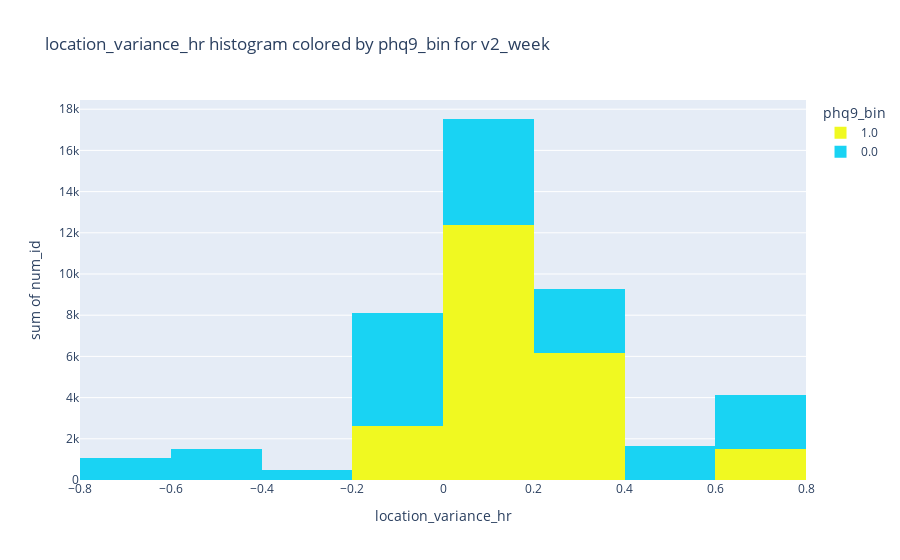
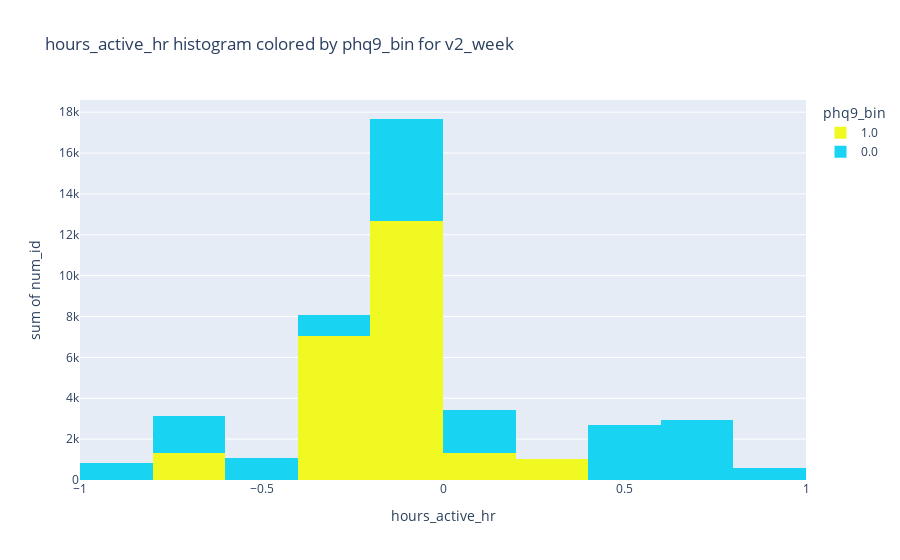
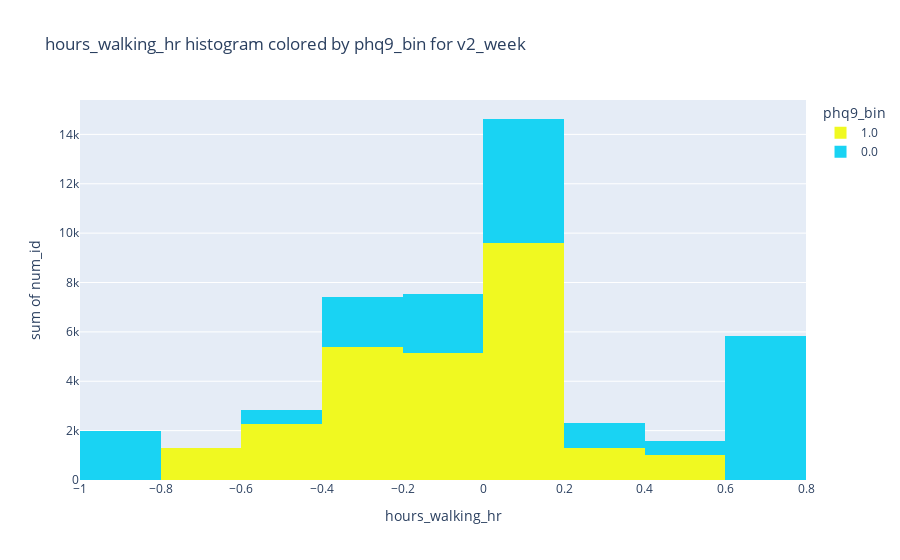
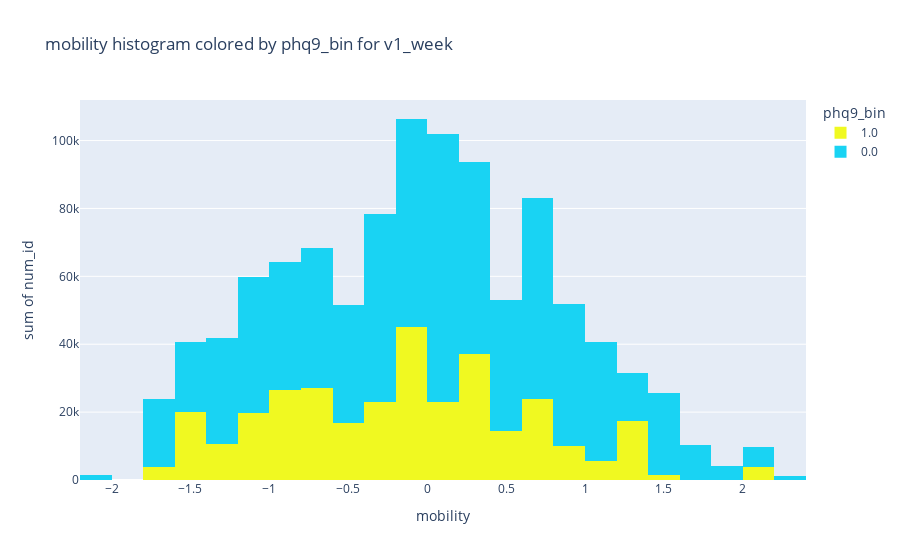

The code cell stored with these charts, in order, in its notebook:
### Code cell
import plotly.express as px
mobility_cols = ['location_variance_hr','hours_active_hr','hours_walking_hr','mobility','mobility_radius']
target = 'phq9_bin'
for var in mobility_cols:
    for name in ['v1_week','v2_week']:
        df = pd.read_csv(os.path.join(brighten_dir, f'{name}_res.csv'))
        if var in df.columns and target in df.columns:
            df[var] = [float(i) for i in df[var].to_list()]
            df = df.copy()
            mob_df = drop_col_outliers_iqr(df, var)
            if not mob_df.empty and target in mob_df.columns:
                fig = px.histogram(mob_df, x=var, y='num_id', color=target, 
                                        color_discrete_map={
                                            1: px.colors.sequential.Plasma_r[0],
                                            2: px.colors.sequential.Plasma_r[2],
                                            3: px.colors.sequential.Plasma_r[4],
                                            4: px.colors.sequential.Plasma_r[6],
                                            5: px.colors.sequential.Plasma_r[8],
                                        },
                                        category_orders={"phq2_sum_cat": [1, 2, 3, 4, 5]},
                                        title=f'{var} histogram colored by {target} for {name}')
                fig.show()

### Figure 1 — Plotly figure (JSON) as saved in the notebook; plotly's stock layout.template omitted (floating-point values rounded to 4 significant figures)
{"data": [{"bingroup": "x", "histfunc": "sum", "hovertemplate": "phq9_bin=1.0<br>location_variance_hr=%{x}<br>sum of num_id=%{y}<extra></extra>", "legendgroup": "1.0", "marker": {"color": "#f0f921", "pattern": {"shape": ""}}, "name": "1.0", "orientation": "v", "showlegend": true, "type": "histogram", "x": [0.3652, 0.3384, 0.3384, 0.6564, 0.6564, 0.6564, 0.3089, 0.2762, 0.2762, -0.127, -0.127, -0.02662, -0.02662, 0.09552, 0.09552, 0.09731, 0.09731, 0.1002, 0.1002, 0.06836, 0.06836, 0.04919, 0.04919, 0.09019, 0.09019, 0.2016, 0.2204, 0.1546, 0.3606, 0.057, 0.06169], "xaxis": "x", "y": [1006.0, 302.0, 302.0, 508.0, 508.0, 508.0, 584.0, 655.0, 655.0, 655.0, 655.0, 655.0, 655.0, 801.0, 801.0, 801.0, 801.0, 801.0, 801.0, 801.0, 801.0, 801.0, 801.0, 801.0, 801.0, 848.0, 848.0, 848.0, 941.0, 951.0, 951.0], "yaxis": "y"}, {"bingroup": "x", "histfunc": "sum", "hovertemplate": "phq9_bin=0.0<br>location_variance_hr=%{x}<br>sum of num_id=%{y}<extra></extra>", "legendgroup": "0.0", "marker": {"color": "#19d3f3", "pattern": {"shape": ""}}, "name": "0.0", "orientation": "v", "showlegend": true, "type": "histogram", "x": [-0.08009, -0.08009, -0.1043, -0.1043, 0.2858, 0.2858, 0.7008, 0.7008, 0.758, 0.758, 0.3268, 0.3268, 0.3416, 0.3416, -0.4407, 0.06497, -0.4332, -0.6702, 0.4491, -0.2345, 0.08877, 0.2591, 0.1566, -0.5273, -0.7376, 0.5462, 0.76, 0.0575, 0.5964, 0.1374, 0.07148, 0.07148, 0.6189, 0.06718, -0.007208, 0.2439], "xaxis": "x", "y": [1167.0, 1167.0, 1167.0, 1167.0, 302.0, 302.0, 302.0, 302.0, 302.0, 302.0, 302.0, 302.0, 302.0, 302.0, 417.0, 493.0, 493.0, 493.0, 493.0, 493.0, 493.0, 493.0, 584.0, 584.0, 584.0, 584.0, 584.0, 584.0, 584.0, 584.0, 801.0, 801.0, 815.0, 822.0, 822.0, 822.0], "yaxis": "y"}], "layout": {"barmode": "relative", "legend": {"title": {"text": "phq9_bin"}, "tracegroupgap": 0}, "title": {"text": "location_variance_hr histogram colored by phq9_bin for v2_week"}, "xaxis": {"anchor": "y", "domain": [0, 1], "title": {"text": "location_variance_hr"}}, "yaxis": {"anchor": "x", "domain": [0, 1], "title": {"text": "sum of num_id"}}}}

### Figure 2 — Plotly figure (JSON) as saved in the notebook; plotly's stock layout.template omitted (floating-point values rounded to 4 significant figures)
{"data": [{"bingroup": "x", "histfunc": "sum", "hovertemplate": "phq9_bin=1.0<br>hours_active_hr=%{x}<br>sum of num_id=%{y}<extra></extra>", "legendgroup": "1.0", "marker": {"color": "#f0f921", "pattern": {"shape": ""}}, "name": "1.0", "orientation": "v", "showlegend": true, "type": "histogram", "x": [0.2141, -0.1143, -0.1143, -0.02563, -0.02563, -0.02563, -0.3385, -0.3385, 0.03538, 0.03538, -0.2323, -0.2323, -0.6533, -0.6533, -0.07871, -0.07871, -0.08446, -0.08446, -0.11, -0.11, -0.07587, -0.07587, -0.08816, -0.08816, -0.09446, -0.09446, -0.2558, -0.2565, -0.2907, -0.01861, -0.2452, -0.2498], "xaxis": "x", "y": [1006.0, 302.0, 302.0, 508.0, 508.0, 508.0, 655.0, 655.0, 655.0, 655.0, 655.0, 655.0, 655.0, 655.0, 801.0, 801.0, 801.0, 801.0, 801.0, 801.0, 801.0, 801.0, 801.0, 801.0, 801.0, 801.0, 848.0, 848.0, 848.0, 941.0, 951.0, 951.0], "yaxis": "y"}, {"bingroup": "x", "histfunc": "sum", "hovertemplate": "phq9_bin=0.0<br>hours_active_hr=%{x}<br>sum of num_id=%{y}<extra></extra>", "legendgroup": "0.0", "marker": {"color": "#19d3f3", "pattern": {"shape": ""}}, "name": "0.0", "orientation": "v", "showlegend": true, "type": "histogram", "x": [-0.375, 0.6364, 0.6364, -0.1155, -0.1155, 0.4556, 0.4556, -0.1068, -0.1068, -0.112, -0.112, -0.1612, -0.1383, 0.1431, -0.7671, -0.6792, -0.4108, 0.5212, 0.5212, 0.5212, -0.04334, 0.7434, 0.8548, 0.4402, -0.5944, -0.07873, -0.07873, 0.1645, -0.8733, -0.7913, 0.1966], "xaxis": "x", "y": [1024.0, 1167.0, 1167.0, 302.0, 302.0, 302.0, 302.0, 302.0, 302.0, 302.0, 302.0, 493.0, 493.0, 493.0, 493.0, 493.0, 493.0, 508.0, 508.0, 508.0, 584.0, 584.0, 584.0, 584.0, 584.0, 801.0, 801.0, 815.0, 822.0, 822.0, 822.0], "yaxis": "y"}], "layout": {"barmode": "relative", "legend": {"title": {"text": "phq9_bin"}, "tracegroupgap": 0}, "title": {"text": "hours_active_hr histogram colored by phq9_bin for v2_week"}, "xaxis": {"anchor": "y", "domain": [0, 1], "title": {"text": "hours_active_hr"}}, "yaxis": {"anchor": "x", "domain": [0, 1], "title": {"text": "sum of num_id"}}}}

### Figure 3 — Plotly figure (JSON) as saved in the notebook; plotly's stock layout.template omitted (floating-point values rounded to 4 significant figures)
{"data": [{"bingroup": "x", "histfunc": "sum", "hovertemplate": "phq9_bin=1.0<br>hours_walking_hr=%{x}<br>sum of num_id=%{y}<extra></extra>", "legendgroup": "1.0", "marker": {"color": "#f0f921", "pattern": {"shape": ""}}, "name": "1.0", "orientation": "v", "showlegend": true, "type": "histogram", "x": [0.4227, -0.1672, -0.1672, -0.3122, -0.3122, -0.3122, -0.2661, -0.2661, -0.1954, -0.1954, -0.74, -0.74, -0.02187, -0.02187, -0.4028, -0.4028, 0.2636, 0.2636, 0.04011, 0.04011, 0.1536, 0.1536, 0.1592, 0.1592, 0.1567, 0.1567, 0.1459, 0.1459, 0.1539, 0.1539, -0.3144, -0.3155, -0.3354, -0.5196, -0.172, -0.1808], "xaxis": "x", "y": [1006.0, 302.0, 302.0, 508.0, 508.0, 508.0, 655.0, 655.0, 655.0, 655.0, 655.0, 655.0, 655.0, 655.0, 655.0, 655.0, 655.0, 655.0, 801.0, 801.0, 801.0, 801.0, 801.0, 801.0, 801.0, 801.0, 801.0, 801.0, 801.0, 801.0, 848.0, 848.0, 848.0, 941.0, 951.0, 951.0], "yaxis": "y"}, {"bingroup": "x", "histfunc": "sum", "hovertemplate": "phq9_bin=0.0<br>hours_walking_hr=%{x}<br>sum of num_id=%{y}<extra></extra>", "legendgroup": "0.0", "marker": {"color": "#19d3f3", "pattern": {"shape": ""}}, "name": "0.0", "orientation": "v", "showlegend": true, "type": "histogram", "x": [0.01397, 0.7394, 0.7394, 0.7751, 0.7751, -0.1827, -0.1827, -0.02879, -0.02879, -0.1678, -0.1678, -0.1663, -0.1663, 0.2056, -0.9595, -0.9938, 0.1488, 0.001878, -0.912, -0.842, -0.2801, -0.3064, -0.3064, -0.3064, 0.2944, 0.6213, 0.002846, 0.5745, -0.4732, 0.697, 0.157, 0.157, 0.07915], "xaxis": "x", "y": [1024.0, 1167.0, 1167.0, 1167.0, 1167.0, 302.0, 302.0, 302.0, 302.0, 302.0, 302.0, 302.0, 302.0, 417.0, 493.0, 493.0, 493.0, 493.0, 493.0, 493.0, 493.0, 508.0, 508.0, 508.0, 584.0, 584.0, 584.0, 584.0, 584.0, 584.0, 801.0, 801.0, 815.0], "yaxis": "y"}], "layout": {"barmode": "relative", "legend": {"title": {"text": "phq9_bin"}, "tracegroupgap": 0}, "title": {"text": "hours_walking_hr histogram colored by phq9_bin for v2_week"}, "xaxis": {"anchor": "y", "domain": [0, 1], "title": {"text": "hours_walking_hr"}}, "yaxis": {"anchor": "x", "domain": [0, 1], "title": {"text": "sum of num_id"}}}}

### Figure 4 — Plotly figure (JSON) as saved in the notebook; plotly's stock layout.template omitted (floating-point values rounded to 4 significant figures; data arrays with more than 128 entries replaced by an {"elided": "..."} marker saying what was removed)
{"data": [{"bingroup": "x", "histfunc": "sum", "hovertemplate": "phq9_bin=1.0<br>mobility=%{x}<br>sum of num_id=%{y}<extra></extra>", "legendgroup": "1.0", "marker": {"color": "#f0f921", "pattern": {"shape": ""}}, "name": "1.0", "orientation": "v", "showlegend": true, "type": "histogram", "x": {"elided": "198 float values"}, "xaxis": "x", "y": {"elided": "198 float values"}, "yaxis": "y"}, {"bingroup": "x", "histfunc": "sum", "hovertemplate": "phq9_bin=0.0<br>mobility=%{x}<br>sum of num_id=%{y}<extra></extra>", "legendgroup": "0.0", "marker": {"color": "#19d3f3", "pattern": {"shape": ""}}, "name": "0.0", "orientation": "v", "showlegend": true, "type": "histogram", "x": {"elided": "466 float values"}, "xaxis": "x", "y": {"elided": "466 float values"}, "yaxis": "y"}], "layout": {"barmode": "relative", "legend": {"title": {"text": "phq9_bin"}, "tracegroupgap": 0}, "title": {"text": "mobility histogram colored by phq9_bin for v1_week"}, "xaxis": {"anchor": "y", "domain": [0, 1], "title": {"text": "mobility"}}, "yaxis": {"anchor": "x", "domain": [0, 1], "title": {"text": "sum of num_id"}}}}
